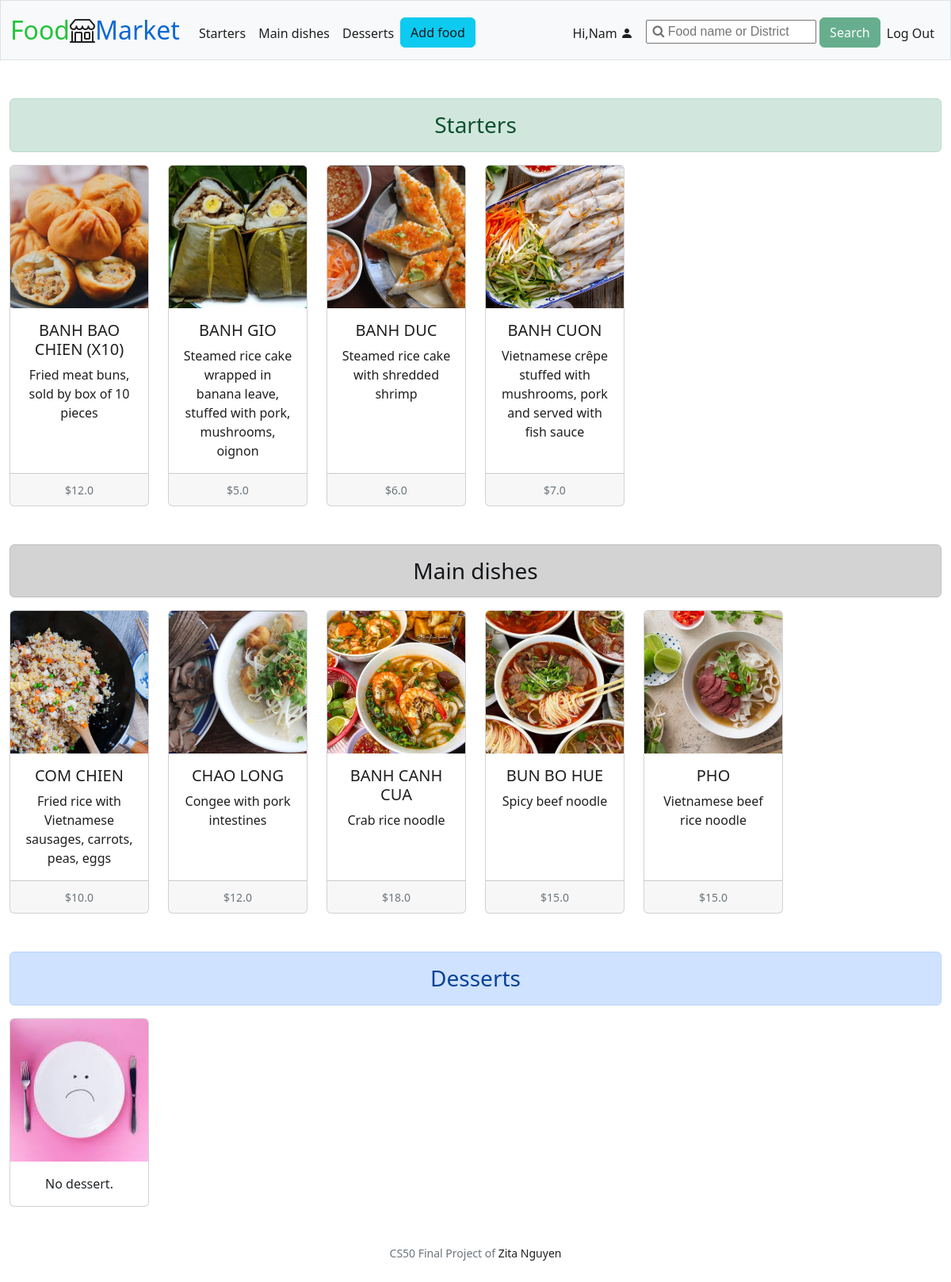
Page / (signed in) on the earlier database version.
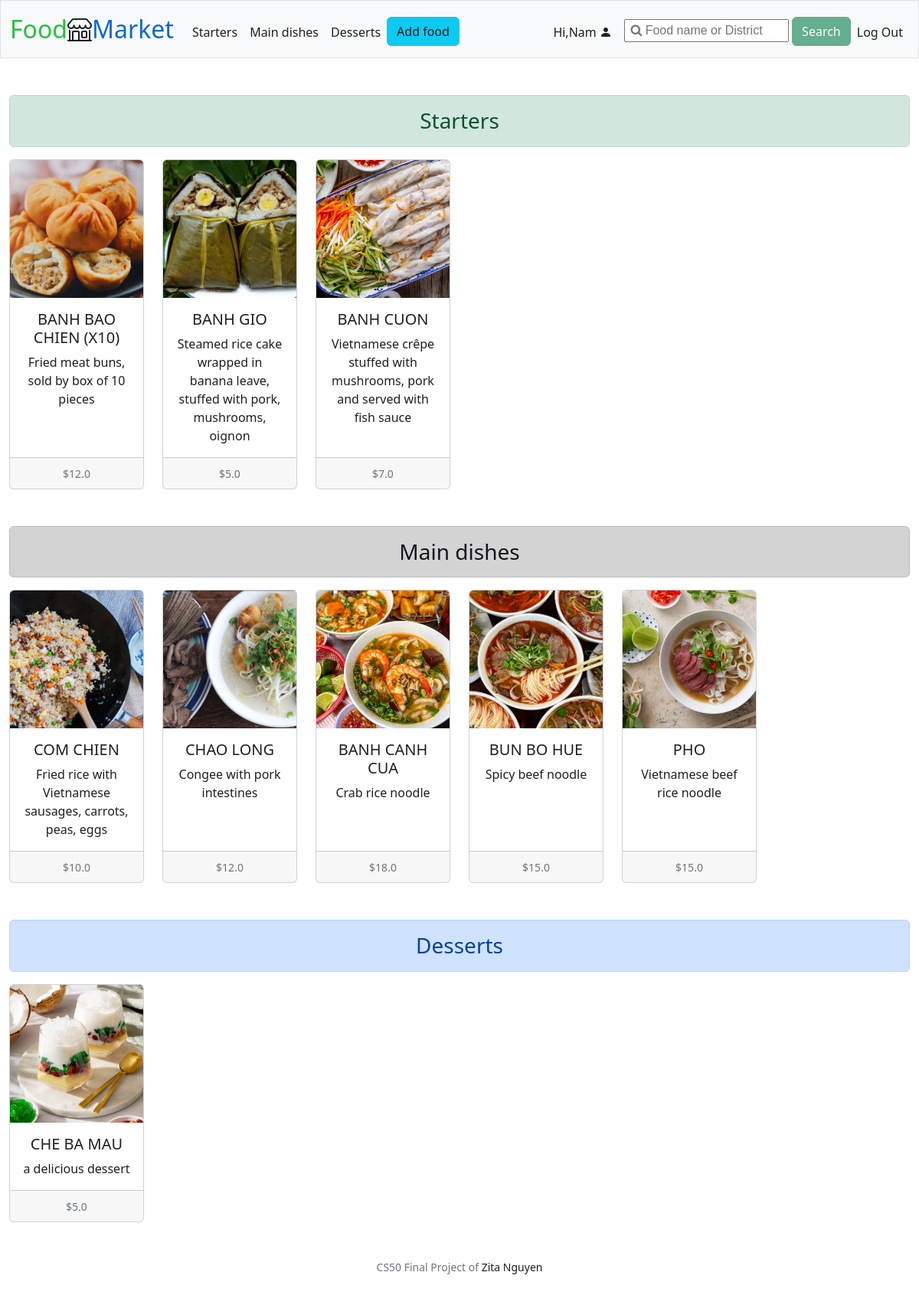
Same page on the later database version.
### tables this page shows
CREATE TABLE food (
id INTEGER PRIMARY KEY AUTOINCREMENT, 
category TEXT NOT NULL,
name TEXT NOT NULL,
photo BLOB NOT NULL,
description TEXT NOT NULL,
price REAL NOT NULL,
date DATETIME NOT NULL,
user_id INTEGER NOT NULL,
FOREIGN KEY (user_id) REFERENCES users (id)
);

### app.py (the view)
@app.route("/")
@login_required
def index():
    all_products = query_get_all_products()
    starters = list(filter(lambda product: product[1] == "Starter", all_products))
    main_dishes = list(filter(lambda product: product[1] == "Main dish", all_products))
    desserts = list(filter(lambda product: product[1] == "Dessert", all_products))
    return render_template("index.html", starters=starters, main_dishes=main_dishes, desserts=desserts)

### app.py (called while the page is built)
@app.after_request
def after_request(response):
    response.headers["Cache-Control"] = "no-cache, no-store, must-revalidate"
    response.headers["Expires"] = 0
    response.headers["Pragma"] = "no-cache"
    return response

### helpers.py (called while the page is built)
def login_required(f):
    @wraps(f)
    def decorated_function(*args, **kwargs):
        if session.get("user_id") is None:
            return redirect("/login")
        return f(*args, **kwargs)
    return decorated_function

### queries.py (called while the page is built)
def query_get_all_products():
    conn = sqlite3.connect("market.db")
    c = conn.cursor()
    c.execute ("SELECT * FROM food")
    all_products = c.fetchall()
    conn.close()
    return all_products

### templates/index.html (shortened to what this page needs)
{% extends "layout.html" %}
{% block main %}
<div class="alert alert-success text-center h3" role="alert">
    Starters
</div>
<div class="row row-cols-1 row-cols-lg-6 row-cols-md-3 g-4 text-center">
  {% if not starters %}
    <div class="col">
      <div class="card h-100">
        <img class="card-img-top" src="{{url_for('static', filename='photos/no_food.jpeg')}}" alt="No product">
        <div class="card-body">
          <p class="card-text">No starter.</p>
        </div>
      </div>
    </div>
  {% else %}
    {% for starter in starters[-6:]|reverse %}
      <div class="col">
        <a href="/product/{{ starter[0] }}">
          <div class="card h-100">
            <img src="{{url_for('static', filename='photos/' + starter[3])}}" class="card-img-top" alt="{{ starter[2] }}">
            <div class="card-body">
              <h5 class="card-title">{{ starter[2] }}</h5>
              <p class="card-text">{{ starter[4] }}</p>
            </div>
            <div class="card-footer">
              <small class="text-muted">${{ starter[5] }}</small>
            </div>
          </div>
          </a>
        </div>
    {% endfor %}
  {% endif %}
</div>
<div class="alert alert-dark text-center h3 mt-5" role="alert">
    Main dishes
</div>
<div class="row row-cols-1 row-cols-lg-6 row-cols-md-3 g-4 text-center">
  {% if not main_dishes %}
    <div class="col">
      <div class="card h-100">
        <img class="card-img-top" src="{{url_for('static', filename='photos/no_food.jpeg')}}" alt="No product">
        <div class="card-body">
          <p class="card-text">No main dish.</p>
        </div>
      </div>
    </div>
  {% else %}
    {% for main_dish in main_dishes[-6:]|reverse %}
    <div class="col">
        <a href="/product/{{ main_dish[0] }}">
          <div class="card h-100">
            <img src="{{url_for('static', filename='photos/' + main_dish[3])}}" class="card-img-top" alt="{{ main_dish[2] }}">
            <div class="card-body">
              <h5 class="card-title">{{ main_dish[2] }}</h5>
              <p class="card-text">{{ main_dish[4] }}</p>
            </div>
            <div class="card-footer">
              <small class="text-muted">${{ main_dish[5] }}</small>
            </div>
          </div>
        </a>
      </div>
    {% endfor %}
  {% endif %}
</div>
<div class="alert alert-primary text-center h3 mt-5" role="alert">
    Desserts
</div>
<div class="row row-cols-1 row-cols-lg-6 row-cols-md-3 g-4 text-center">
  {% if not desserts %}
    <div class="col">
      <div class="card h-100">
        <img class="card-img-top" src="{{url_for('static', filename='photos/no_food.jpeg')}}" alt="No product">
        <div class="card-body">
          <p class="card-text">No dessert.</p>
        </div>
      </div>
    </div>
  {% else %}
    {% for dessert in desserts[-6:]|reverse %}
      <div class="col">
        <a href="/product/{{ dessert[0] }}">
          <div class="card h-100">
            <img src="{{url_for('static', filename='photos/' + dessert[3])}}" class="card-img-top" alt="{{ dessert[2] }}">
            <div class="card-body">
              <h5 class="card-title">{{ dessert[2] }}</h5>
              <p class="card-text">{{ dessert[4] }}</p>
            </div>
            <div class="card-footer">
              <small class="text-muted">${{ dessert[5] }}</small>
            </div>
          </div>
        </a>
      </div>
    {% endfor %}
  {% endif %}
</div>
{% endblock %}

Differences in the rows shown:
removed food: photo (picture), name "BANH DUC", description "Steamed rice cake with shredded shrimp", price "6.0"
added food: photo (picture), name "CHE BA MAU", description "a delicious dessert", price "5.0"
Other differences:
text no longer shown: "No dessert."
